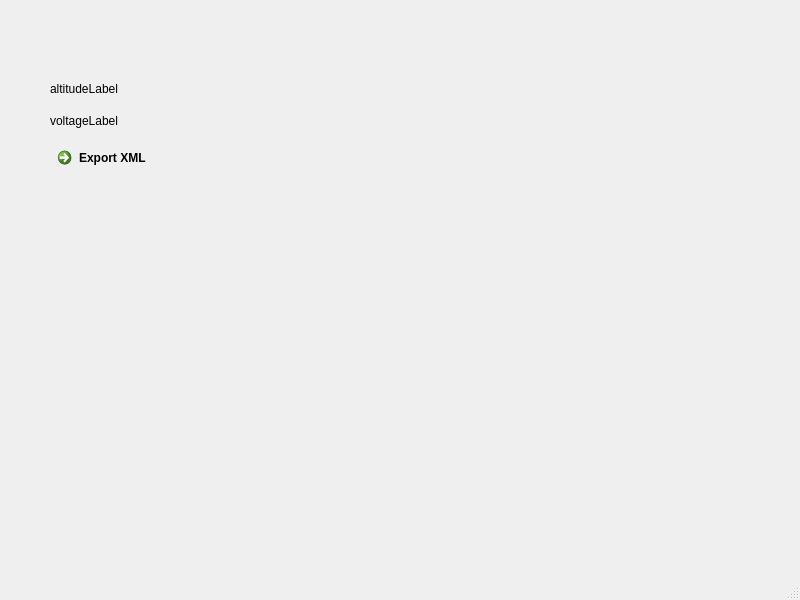
<?xml version="1.0" encoding="UTF-8"?>
<ui version="4.0">
 <class>MainWindow</class>
 <widget class="QMainWindow" name="MainWindow">
  <property name="geometry">
   <rect>
    <x>0</x>
    <y>0</y>
    <width>800</width>
    <height>600</height>
   </rect>
  </property>
  <property name="windowTitle">
   <string>MainWindow</string>
  </property>
  <widget class="QWidget" name="centralwidget">
   <widget class="QWidget" name="verticalLayoutWidget">
    <property name="geometry">
     <rect>
      <x>50</x>
      <y>75</y>
      <width>351</width>
      <height>101</height>
     </rect>
    </property>
    <layout class="QVBoxLayout" name="verticalLayout">
     <item>
      <widget class="QLabel" name="altitudeLabel">
       <property name="text">
        <string>altitudeLabel</string>
       </property>
      </widget>
     </item>
     <item>
      <widget class="QLabel" name="voltageLabel">
       <property name="text">
        <string>voltageLabel</string>
       </property>
      </widget>
     </item>
     <item>
      <widget class="QCommandLinkButton" name="exportButton">
       <property name="enabled">
        <bool>true</bool>
       </property>
       <property name="text">
        <string>Export XML</string>
       </property>
      </widget>
     </item>
    </layout>
   </widget>
  </widget>
  <widget class="QMenuBar" name="menubar">
   <property name="geometry">
    <rect>
     <x>0</x>
     <y>0</y>
     <width>800</width>
     <height>25</height>
    </rect>
   </property>
  </widget>
  <widget class="QStatusBar" name="statusbar"/>
 </widget>
 <resources/>
 <connections/>
</ui>
